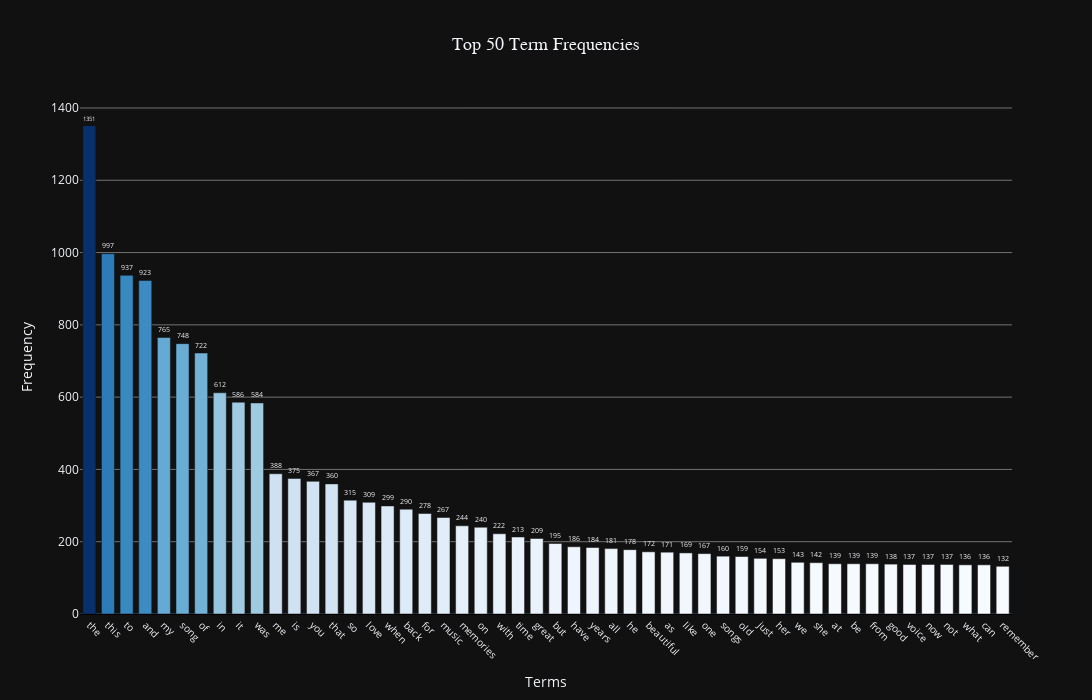

Notebook source saved alongside this figure:
### Code cell
# Extract the top 50 terms by frequency
num_top_terms = 50
top_indices = term_frequencies.argsort()[-num_top_terms:][::-1]
top_terms = vectorizer.get_feature_names_out()[top_indices]
top_frequencies = term_frequencies[top_indices]

# Create an interactive Plotly bar chart
fig = go.Figure()

fig.add_trace(
    go.Bar(
        x=top_terms,
        y=top_frequencies,
        text=top_frequencies,  # Add frequency as text on bars
        textposition="outside",  # Position text outside the bars
        marker=dict(color=top_frequencies, colorscale="Blues"),  # Change color scheme
        hovertemplate="<b>Term:</b> %{x}<br><b>Frequency:</b> %{y}<extra></extra>",  # Custom hover info
    )
)

# Customize layout
fig.update_layout(
    title=dict(text="Top 50 Term Frequencies", font=dict(size=18, family="Arial"), x=0.5),
    xaxis=dict(
        title="Terms",
        tickangle=45,
        tickfont=dict(size=10),
        showline=True,
        linewidth=1,
        linecolor='black'
    ),
    yaxis=dict(
        title="Frequency",
        showgrid=True,
        gridwidth=0.5,
        gridcolor="lightgray",
        zeroline=True,
    ),
    height=700,
    width=1100,
    template="plotly_dark",  # Use a dark theme for the chart
    bargap=0.3  # Adjust bar spacing
)

# Show the chart
fig.show()

### Figure 1 — Plotly figure (JSON) as saved in the notebook; plotly's stock layout.template omitted (floating-point values rounded to 4 significant figures)
{"data": [{"hovertemplate": "<b>Term:</b> %{x}<br><b>Frequency:</b> %{y}<extra></extra>", "marker": {"color": [1351, 997, 937, 923, 765, 748, 722, 612, 586, 584, 388, 375, 367, 360, 315, 309, 299, 290, 278, 267, 244, 240, 222, 213, 209, 195, 186, 184, 181, 178, 172, 171, 169, 167, 160, 159, 154, 153, 143, 142, 139, 139, 139, 138, 137, 137, 137, 136, 136, 132], "colorscale": [[0, "rgb(247,251,255)"], [0.125, "rgb(222,235,247)"], [0.25, "rgb(198,219,239)"], [0.375, "rgb(158,202,225)"], [0.5, "rgb(107,174,214)"], [0.625, "rgb(66,146,198)"], [0.75, "rgb(33,113,181)"], [0.875, "rgb(8,81,156)"], [1, "rgb(8,48,107)"]]}, "text": [1351, 997, 937, 923, 765, 748, 722, 612, 586, 584, 388, 375, 367, 360, 315, 309, 299, 290, 278, 267, 244, 240, 222, 213, 209, 195, 186, 184, 181, 178, 172, 171, 169, 167, 160, 159, 154, 153, 143, 142, 139, 139, 139, 138, 137, 137, 137, 136, 136, 132], "textposition": "outside", "type": "bar", "x": ["the", "this", "to", "and", "my", "song", "of", "in", "it", "was", "me", "is", "you", "that", "so", "love", "when", "back", "for", "music", "memories", "on", "with", "time", "great", "but", "have", "years", "all", "he", "beautiful", "as", "like", "one", "songs", "old", "just", "her", "we", "she", "at", "be", "from", "good", "voice", "now", "not", "what", "can", "remember"], "y": [1351, 997, 937, 923, 765, 748, 722, 612, 586, 584, 388, 375, 367, 360, 315, 309, 299, 290, 278, 267, 244, 240, 222, 213, 209, 195, 186, 184, 181, 178, 172, 171, 169, 167, 160, 159, 154, 153, 143, 142, 139, 139, 139, 138, 137, 137, 137, 136, 136, 132]}], "layout": {"bargap": 0.3, "height": 700, "title": {"font": {"family": "Arial", "size": 18}, "text": "Top 50 Term Frequencies", "x": 0.5}, "width": 1100, "xaxis": {"autorange": true, "linecolor": "black", "linewidth": 1, "range": [-0.5, 49.5], "showline": true, "tickangle": 45, "tickfont": {"size": 10}, "title": {"text": "Terms"}, "type": "category"}, "yaxis": {"autorange": true, "gridcolor": "lightgray", "gridwidth": 0.5, "range": [0, 1422.0], "showgrid": true, "title": {"text": "Frequency"}, "type": "linear", "zeroline": true}}}
